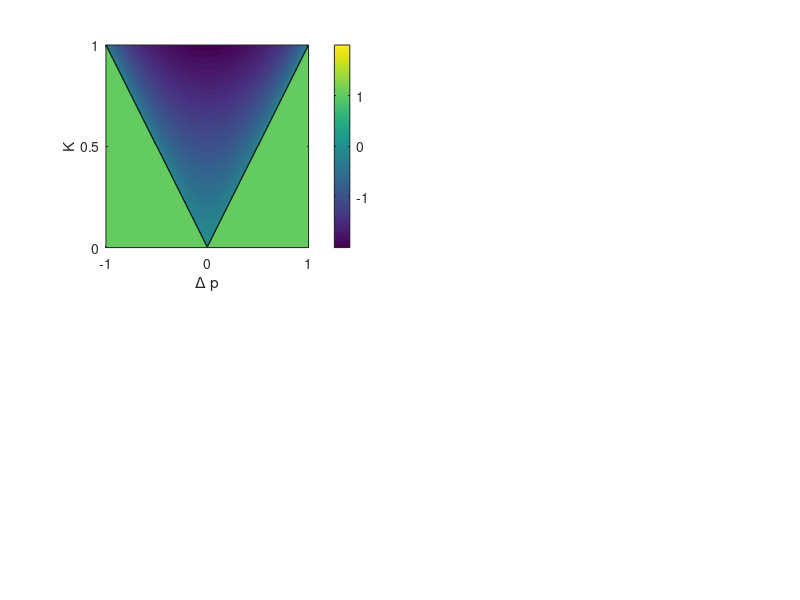

The MATLAB source for this figure: (Note: this script raises an error after producing the figure.)
%% Arnold tongues for conventional and non-conventional oscillators.
clear all; close all; clc;

%% Classical Kuramoto model
L = [-1 1; 1 -1];
pcenter = 0.0;

datapoints = 500;
K = linspace(0,1,datapoints);
deltaP = linspace(-2,2,datapoints);
Kuramoto = zeros(datapoints,datapoints);

for i = 1:datapoints
    for j = 1:datapoints
        p = [pcenter + deltaP(j)/2, pcenter - deltaP(j)/2];
        deltaW = abs(p(1) - p(2));

        LyapExp(i,j) = max(K);
        if abs(deltaW/(2*K(i))) <= 1
            Kuramoto(i,j) = 1;
            phi = asin(deltaW/(2*K(i)));
            J = K(i) * cos(phi) * L;
            eigJ = sort(real(eig(J)));
            LyapExp(i,j) = eigJ(1);
        end
    end
end

% Plot
figure(1); subplot(221)
imagesc(LyapExp(end:-1:1,1:end))
% colormap(slanCM('coolwarm'))
colorbar;
m = max(abs(LyapExp(:)));
caxis([-m m])  

axis square
hold on
contour(LyapExp(end:-1:1,1:end), [0 0], 'k', 'LineWidth', 1);

yticks([1 datapoints/2 datapoints])
yticklabels({'1','0.5','0'})
xticks([1 datapoints/2 datapoints])
xticklabels({'-1','0','1'})
xlabel('\Delta p')
ylabel('K')
fontsize(16,"points")

hold off

%% Leaky Kuramoto model
L = [-1 1; 1 -1];
pcenter = 0.6;

datapoints = 500;
K = linspace(0,0.1,datapoints);
deltaP = linspace(-2,2,datapoints);
DampedConsensus = zeros(datapoints,datapoints);

for i = 1:datapoints
    for j = 1:datapoints       
        p = [pcenter + deltaP(j)/2, pcenter - deltaP(j)/2];
        J =  K(i)*L - diag(p);
        eigJ = eig(J);
        LyapExp(i,j) = max(real(eigJ));
    end
end

% Plot
figure(1); subplot(222)
imagesc(LyapExp(end:-1:1,1:end))
% colormap(slanCM('coolwarm'))
colorbar;
m = max(abs(LyapExp(:)));
caxis([-m m])  

axis square
hold on
contour(LyapExp(end:-1:1,1:end), [0 0], 'k', 'LineWidth', 1);

yticks([1 datapoints/2 datapoints])
yticklabels({'1','0.5','0'})
xticks([1 datapoints/2 datapoints])
xticklabels({'-2','0','2'})
xlabel('\Delta p')
ylabel('K')
fontsize(16,"points")

hold off

%% Second-order Kuramoto
L = [-1 1; 1 -1];
pcenter = 0.75;

datapoints = 500;
K = linspace(0,0.1,datapoints);
deltaP = linspace(-2,2,datapoints);
Kuramoto2ndOrder = zeros(datapoints,datapoints);

for i = 1:datapoints
    for j = 1:datapoints        
        p = [pcenter + deltaP(j)/2, pcenter - deltaP(j)/2];
        J = [zeros(2,2) eye(2); K(i)*L -diag(p)];
        eigJ = real(eig(J));
        eigJ = sort(eigJ);
        eigJ(end) = [];
        LyapExp(i,j) = max(real(eigJ));
    end
end

% Plot
figure(1); subplot(223)
imagesc(LyapExp(end:-1:1,1:end))
% colormap(slanCM('coolwarm'))
colorbar;
m = max(abs(LyapExp(:)));
caxis([-m m])  

axis square
hold on
contour(LyapExp(end:-1:1,1:end), [0.01 0.01], 'k', 'LineWidth', 1);

yticks([1 datapoints/2 datapoints])
yticklabels({'1','0.5','0'})
xticks([1 datapoints/2 datapoints])
xticklabels({'-2','0','2'})
xlabel('\Delta p')
ylabel('K')
fontsize(16,"points")

hold off



%% Phase-amplitude model
eps = 0.2;
L = [-1 1; 1 -1];
pcenter = 0.8;

datapoints = 500;
K = linspace(0,0.035,datapoints);
deltaP = linspace(-2,2,datapoints);
ArnoldPhaseAmp = zeros(datapoints,datapoints);

for i = 1:datapoints
    for j = 1:datapoints        
        p = [pcenter + deltaP(j)/2, pcenter - deltaP(j)/2];
        J = [-K(i)*L-0.3*(diag(p)-1.6333*eye(2)) eye(2); -eps*eye(2), -diag(p)] ;
        eigJ = eig(J);
        LyapExp(i,j) = max(real(eigJ));
    end
end

figure(1); subplot(224)
imagesc(LyapExp(end:-1:1,1:end))
% colormap((slanCM('coolwarm')))
colorbar;
m = max(abs(LyapExp(:)));
caxis([-m m])  

axis square
hold on
contour(LyapExp(end:-1:1,1:end), [0 0], 'k', 'LineWidth', 1);

yticks([1 datapoints/2 datapoints])
yticklabels({'1','0.5','0'})
xticks([1 datapoints/2 datapoints])
xticklabels({'-2','0','2'})
xlabel('\Delta p')
ylabel('K')
fontsize(16,"points")

hold off
